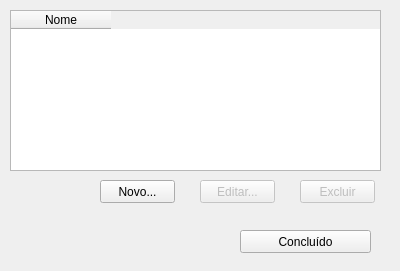
<?xml version="1.0" encoding="UTF-8"?>
<ui version="4.0">
 <class>tipoequipe</class>
 <widget class="QWidget" name="tipoequipe">
  <property name="geometry">
   <rect>
    <x>0</x>
    <y>0</y>
    <width>400</width>
    <height>271</height>
   </rect>
  </property>
  <property name="windowTitle">
   <string>Gerenciar Tipos de Equipe</string>
  </property>
  <widget class="QPushButton" name="concluido">
   <property name="geometry">
    <rect>
     <x>240</x>
     <y>230</y>
     <width>131</width>
     <height>23</height>
    </rect>
   </property>
   <property name="text">
    <string>Concluído</string>
   </property>
  </widget>
  <widget class="QPushButton" name="excluir">
   <property name="enabled">
    <bool>false</bool>
   </property>
   <property name="geometry">
    <rect>
     <x>300</x>
     <y>180</y>
     <width>75</width>
     <height>23</height>
    </rect>
   </property>
   <property name="text">
    <string>Excluir</string>
   </property>
  </widget>
  <widget class="QTableWidget" name="tabela">
   <property name="geometry">
    <rect>
     <x>10</x>
     <y>10</y>
     <width>371</width>
     <height>161</height>
    </rect>
   </property>
   <column>
    <property name="text">
     <string>Nome</string>
    </property>
   </column>
  </widget>
  <widget class="QPushButton" name="novo">
   <property name="geometry">
    <rect>
     <x>100</x>
     <y>180</y>
     <width>75</width>
     <height>23</height>
    </rect>
   </property>
   <property name="text">
    <string>Novo...</string>
   </property>
  </widget>
  <widget class="QPushButton" name="editar">
   <property name="enabled">
    <bool>false</bool>
   </property>
   <property name="geometry">
    <rect>
     <x>200</x>
     <y>180</y>
     <width>75</width>
     <height>23</height>
    </rect>
   </property>
   <property name="text">
    <string>Editar...</string>
   </property>
  </widget>
 </widget>
 <resources/>
 <connections/>
</ui>
